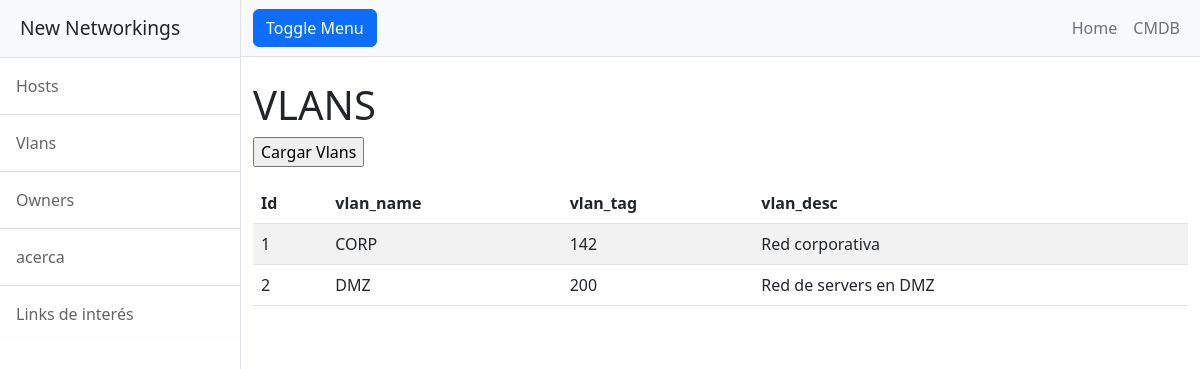
The app's page /vlans/, older data.
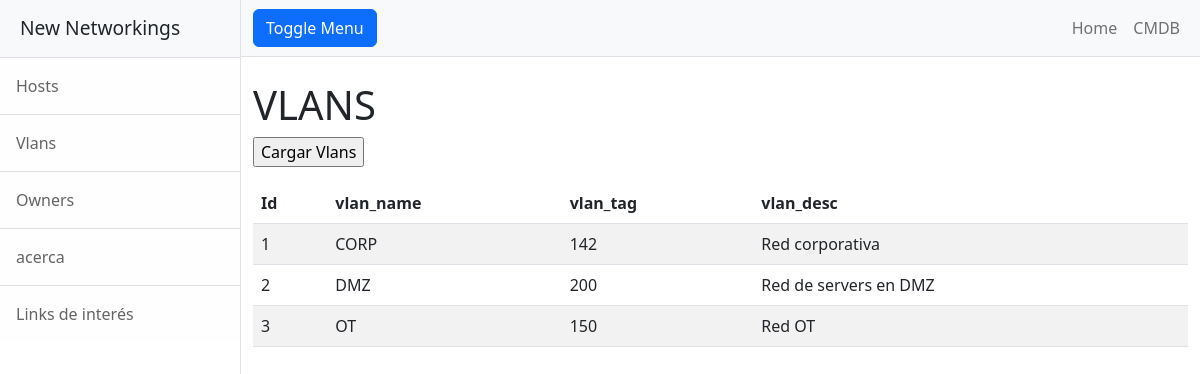
The same page, newer data.
### entidades/models.py (models this page shows)
class Vlans(models.Model):
    vlan_name = models.CharField(max_length=60)
    vlan_tag = models.IntegerField()
    vlan_desc = models.CharField(max_length=60)

### entidades/views.py (the view)
# urls.py: path('vlans/', vlans, name="vlans"),
def vlans(request):
    contexto = {"vlans": Vlans.objects.all()}
    return render(request, "entidades/vlans.html", contexto)

### entidades/templates/entidades/vlans.html (shortened to what this page needs)
{% extends "entidades/index.html" %}
{% block titulo %}
 <h1 class="mt-4"> VLANS  </h1>
 <form action= "{% url 'vlansForm' %}">
    <input type="submit" value="Cargar Vlans" />
 </form>
{% endblock titulo %}
{% block contenido %}
<table class="table table-striped">
    <thead>
        <tr>
            <th>Id</th>
            <th>vlan_name</th>
            <th>vlan_tag</th>
            <th>vlan_desc</th>
        </tr>
    </thead>
    <tbody>
    {% for c in vlans  %}
        <tr>
            <td>{{ c.id }}</td>
            <td>{{ c.vlan_name }}</td>
            <td>{{ c.vlan_tag }}</td>
            <td>{{ c.vlan_desc }}</td>
        </tr>
    {% endfor %}
    </tbody>
</table>
{% endblock contenido %}

### entidades/templates/entidades/index.html (shortened to what this page needs)
<!DOCTYPE html>
<html lang="en">
    <head>
        {% load static %}
        <link href="{% static 'css/styles.css' %}" rel="stylesheet" />
    </head>
    <body>
        <div class="d-flex" id="wrapper">
            <div class="border-end bg-white" id="sidebar-wrapper">
                <div class="sidebar-heading border-bottom bg-light">New Networkings</div>
                <div class="list-group list-group-flush">
                    <a class="list-group-item list-group-item-action list-group-item-light p-3" href="{% url 'hosts' %}">Hosts</a>
                    <a class="list-group-item list-group-item-action list-group-item-light p-3" href="{% url 'vlans' %}">Vlans</a>
                    <a class="list-group-item list-group-item-action list-group-item-light p-3" href="{% url 'owners' %}"">Owners</a>
                    <a class="list-group-item list-group-item-action list-group-item-light p-3" href="{% url 'acerca' %}"">acerca</a>
                    <a class="list-group-item list-group-item-action list-group-item-light p-3" href="#!">Links de interés</a>
                </div>
            </div>
            <div id="page-content-wrapper">
                <nav class="navbar navbar-expand-lg navbar-light bg-light border-bottom">
                    <div class="container-fluid">
                        <button class="btn btn-primary" id="sidebarToggle">Toggle Menu</button>
                        <div class="collapse navbar-collapse" id="navbarSupportedContent">
                            <ul class="navbar-nav ms-auto mt-2 mt-lg-0">
                                <li class="nav-item active"><a class="nav-link" href="{% url 'home' %}">Home</a></li>
                                <li class="nav-item"><a class="nav-link" href="#!">CMDB</a></li>
                            </ul>
                        </div>
                    </div>
                </nav>
                <div class="container-fluid">
                    {% block titulo %}{% endblock titulo %}
                    {% block contenido %}
                    {% endblock contenido %}
                </div>
            </div>
        </div>
    </body>
</html>

Row changes from the older to the newer data that the page shows:
added Vlans: id "3", vlan_name "OT", vlan_tag "150", vlan_desc "Red OT"
